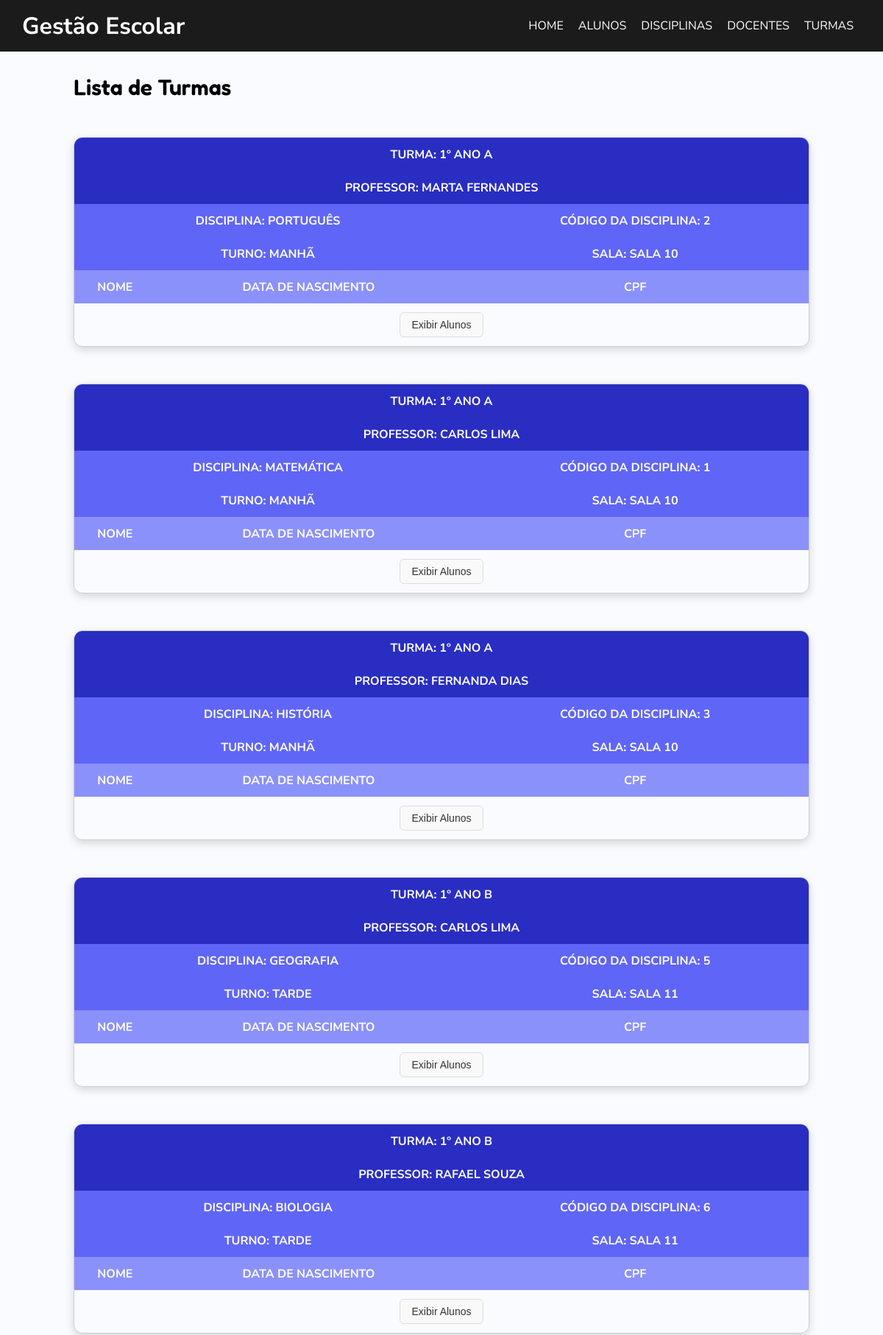
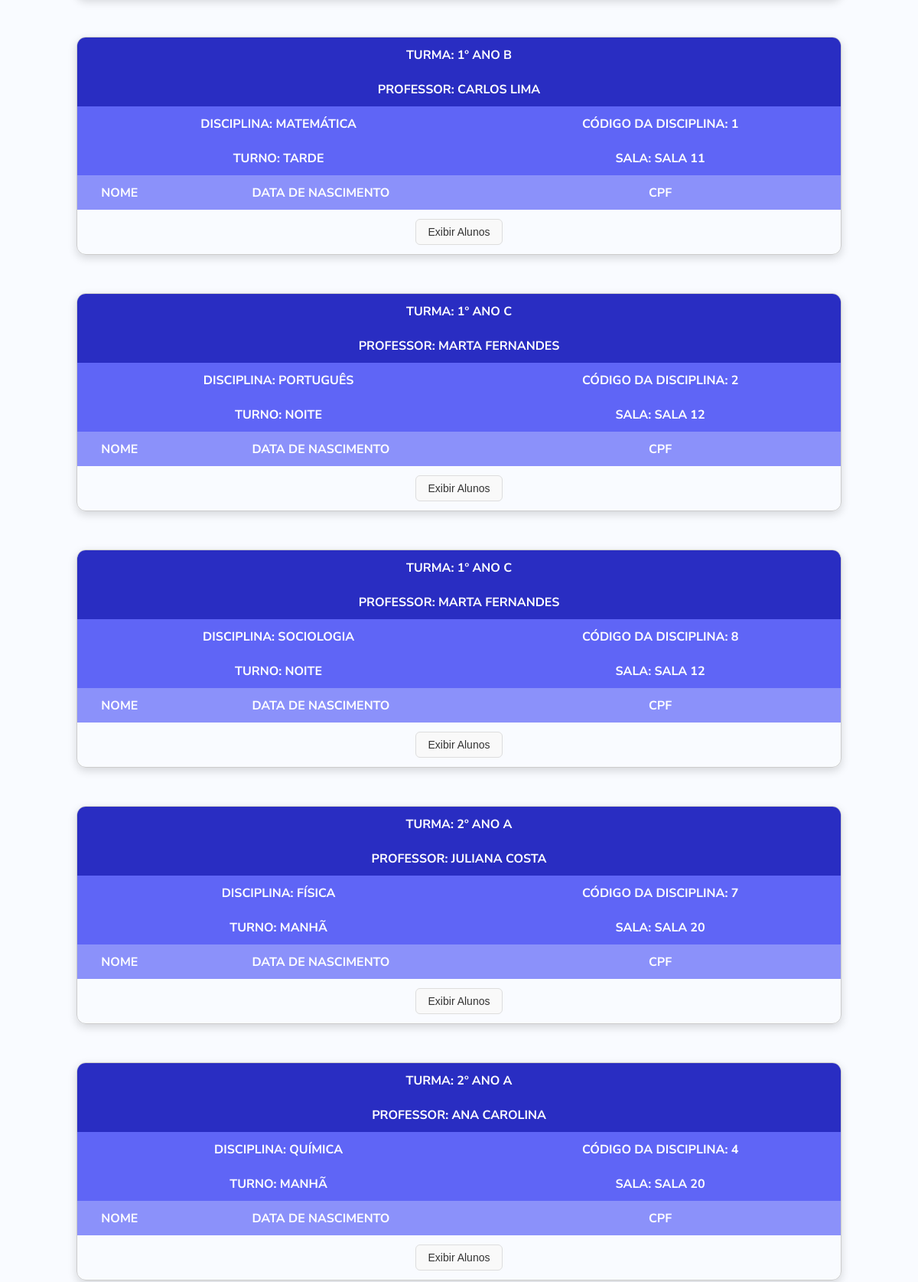
The app's page /pagina-inicial.php (upper part) with its own data (2 pictures, top to bottom).
### tables this page shows
CREATE TABLE `turmas` (
  `num_turma` int(11) NOT NULL,
  `nome` varchar(100) NOT NULL,
  `turno` varchar(50) DEFAULT NULL,
  `sala` varchar(20) DEFAULT NULL
);

CREATE TABLE `professores` (
  `cpf` varchar(20) NOT NULL,
  `nome` varchar(100) NOT NULL,
  `data_nasc` date NOT NULL,
  `cod_disciplina` int(11) DEFAULT NULL
);

CREATE TABLE `disciplinas` (
  `cod_disc` int(11) NOT NULL,
  `nome_disciplina` varchar(100) NOT NULL,
  `carga_horaria` int(11) NOT NULL
);

### public/pagina-inicial.php (called while the page is built, shortened)
<?php include '../inludes/header.php';
    require_once __DIR__ . "/../conexao/conexao.php";
    include '../api/principal/exibir.php';
    listarTurmas($conn);
?>
<?php include '../inludes/footer.php'; ?>

### api/principal/exibir.php (the view, shortened to what this page needs)
<?php
    function listarTurmas($conn) {
        $sql = "SELECT
                    turmas.num_turma AS num_turma,
                    turmas.nome AS nome_turma,
                    turmas.turno AS turno,
                    turmas.sala AS sala,
                    professores.nome AS professor,
                    disciplinas.cod_disc AS cod_disc,
                    disciplinas.nome_disciplina AS disciplina
                    FROM turmas
                    JOIN turma_disciplina ON turmas.num_turma = turma_disciplina.num_turma
                    JOIN disciplinas ON turma_disciplina.cod_disc = disciplinas.cod_disc
                    JOIN professor_disciplina ON disciplinas.cod_disc = professor_disciplina.cod_disc
                    JOIN professores ON professor_disciplina.cpf = professores.cpf
                    ORDER BY turmas.num_turma";
        $resultado = $conn->query($sql);
        if ($resultado->num_rows > 0) {
            echo "<h2>Lista de Turmas</h2>";
            while ($turma = $resultado->fetch_assoc()) {
                echo "<section class='container-tabela'>";
                echo "<table><thead>";
                echo "<tr>
                        <th scope='col' colspan='4' class='cor-tabela1'>Turma: " . $turma['nome_turma'] . "</th>
                    </tr>
                    <tr>
                        <th scope='col' colspan='4' class='cor-tabela1'>Professor: " . $turma['professor'] . "</th>
                    </tr>
                    <tr>
                        <th scope='col' colspan='2' class='cor-tabela2'>Disciplina: " . $turma['disciplina'] . "</th>
                        <th scope='col' colspan='2' class='cor-tabela2'>Código da Disciplina: " . $turma['cod_disc'] . "</th>
                    </tr>
                    <tr>
                        <th scope='col' colspan='2' class='cor-tabela2'>Turno: " . $turma['turno'] . "</th>
                        <th scope='col' colspan='2' class='cor-tabela2'>Sala: " . $turma['sala'] . "</th>
                    </tr>
                    <tr>
                        <th scope='col' colspan='1' class='cor-tabela3'>Nome</th>
                        <th scope='col' colspan='1' class='cor-tabela3'>Data de Nascimento</th>
                        <th scope='col' colspan='1' class='cor-tabela3'>CPF</th>
                    </tr>
                    <tr>
                        <th scope='col' colspan='4'><button onclick='alternarTabela(this)' class='exibir-ocultar-tabela'>Exibir Alunos</button></th>
                    </tr>";
                echo "</thead>";
                $sqlAlunos = "SELECT nome, cpf, data_nasc FROM alunos WHERE num_turma = " . $turma['num_turma'];
                $resAlunos = $conn->query($sqlAlunos);
                if ($resAlunos->num_rows > 0) {
                    echo "<tbody class='corpo-tabela-principal' style='display:none'>";
                    echo "</tbody></table></section>";
                } else {
                    echo "<tbody>";
                    echo "<tr><td scope='row' colspan='4'>Nenhum aluno cadastrado nessa turma.</td></tr>";
                    echo "</tbody>";
                    echo "</section>";
                }
            }
        } else {
            echo "<p>Nenhuma turma cadastrada.</p>";
        }
    }
?>

### inludes/header.php (shortened to what this page needs)
<!DOCTYPE html>
<html lang="pt-br">
<head>
    <link rel="stylesheet" href="../css/style.css">
</head>
<body id='pagina-principal'>
    <header>
        <h1 id=>Gestão Escolar</h1>
        <nav>
            <ul>
                <li><a href='pagina-inicial.php'>Home</a><li>
                <li><a href='formulario_aluno.php'>Alunos</a></li>
                <li><a href='cadastro-disciplina.php'>Disciplinas</a></li>
                <li><a href='cadastro-professor.php'>Docentes</a></li>
                <li><a href='cadastro-turma.php'>Turmas</a></li>
            </ul>
        </nav>
    </header>
    <main id='conteudo-principal'>

### inludes/footer.php (shortened to what this page needs)
    </main>
</body>

### css/style.css (style rules this page uses)
* { margin: 0; padding: 0; box-sizing: border-box; }
#pagina-principal { min-height: 100vh; width: 100%; justify-content: center; align-items: center; display: flex; flex-direction: column; font-family: 'Nunito Sans', sans-serif; font-size: 16px; background-color: #F9FBFF; }
#conteudo-principal { flex: 1; }
header { color: #fff; background-color: #1b1b1b; height: 70px; padding: 0px 30px; width: 100%; display: flex; justify-content: space-between; align-items: center; }
nav ul { list-style: none; display: flex; padding: 0; margin: 0px; }
nav ul li a { color: white; text-decoration: none; margin: 10px; text-transform: uppercase; position: relative; }
nav ul li a::after { content: ""; position: absolute; left: 0; bottom: 0; width: 100%; height: 2px; background-color: white; transform: scaleX(0); transform-origin: left; transition: transform 0.3s ease; }
section { display: block; margin: 20px auto 20px auto; align-items: center; }
table { border-collapse: separate; border-spacing: 0; border: 1px solid #ccc; border-radius: 12px; overflow: hidden; width: 1000px; box-shadow: 0 4px 12px rgba(0, 0, 0, 0.15); margin-bottom: 50px; }
.cor-tabela1 { background-color: #292DC2; color: #fff; }
.cor-tabela2 { background-color: #5F65F6; color: #fff; }
.cor-tabela3 { background-color: #8B91FA; color: #fff; }
.exibir-ocultar-tabela { display: inline-block; margin: 12px auto; padding: 8px 16px; border: 1px solid #ddd; border-radius: 6px; background-color: #f9f9f9; color: #333; font-size: 14px; font-weight: 500; cursor: pointer; transition: background 0.2s ease, border-color 0.2s ease, transform 0.1s ease; }
h2 { font-family: "Fredoka", sans-serif; font-size: 30px; font-weight: 600; padding: 30px 0; }
th { height: 45px; text-transform: uppercase; font-size: 16px; }

### records on screen
turmas: nome "1º ANO A", professores.nome "MARTA FERNANDES", disciplinas.nome_disciplina "PORTUGUÊS", disciplinas.cod_disc "2", turno "MANHÃ", sala "SALA 10", professores.nome "CARLOS LIMA", disciplinas.nome_disciplina "MATEMÁTICA", disciplinas.cod_disc "1", professores.nome "FERNANDA DIAS", disciplinas.nome_disciplina "HISTÓRIA", disciplinas.cod_disc "3"
turmas: nome "1º ANO B", professores.nome "CARLOS LIMA", disciplinas.nome_disciplina "GEOGRAFIA", disciplinas.cod_disc "5", turno "TARDE", sala "SALA 11", professores.nome "RAFAEL SOUZA", disciplinas.nome_disciplina "BIOLOGIA", disciplinas.cod_disc "6", disciplinas.nome_disciplina "MATEMÁTICA", disciplinas.cod_disc "1"
turmas: nome "1º ANO C", professores.nome "MARTA FERNANDES", disciplinas.nome_disciplina "PORTUGUÊS", disciplinas.cod_disc "2", turno "NOITE", sala "SALA 12", disciplinas.nome_disciplina "SOCIOLOGIA", disciplinas.cod_disc "8"
turmas: nome "2º ANO A", professores.nome "JULIANA COSTA", disciplinas.nome_disciplina "FÍSICA", disciplinas.cod_disc "7", turno "MANHÃ", sala "SALA 20", professores.nome "ANA CAROLINA", disciplinas.nome_disciplina "QUÍMICA", disciplinas.cod_disc "4"
